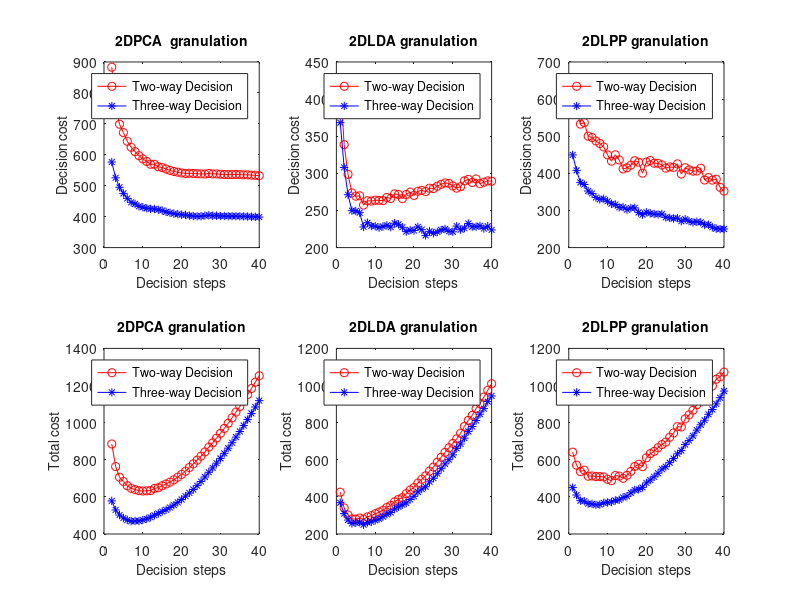

The MATLAB source for this figure:
load('thir_PIE_TWD_vs_2D_02.mat')
a=1:40;
cost_blind=cost_seting.C_10*this_loop_err_10+cost_seting.C_01*this_loop_err_01+cost_seting.C_B0*this_loop_err_B0+cost_seting.C_B1*this_loop_err_B1;
aaa=1:max_dim;
% test_cost=exp(0.04*aaa)/4-0.25;
% test_cost=exp(0.03*aaa)/5-0.2;
test_cost=0.001*aaa.^2;
% test_cost=0.01*aaa;
test_total_cost=450*test_cost;
% test_total_cost=300*test_cost;
%%
figure
subplot(2,3,4)
plot(a(2:max(a)),cost_blind(1,a(2:max(a)))+test_total_cost(a(2:max(a))),'-ro')
hold on
plot(a(2:max(a)),this_loop_cost(1+3,a(2:max(a)))+test_total_cost(a(2:max(a))),'-b*')
legend('Two-way Decision','Three-way Decision')
title('2DPCA granulation','FontSize',10)
ylabel('Total cost','FontSize',10)
xlabel('Decision  steps','FontSize',10) 
% axis([0,30,60,200])
%%
subplot(2,3,5)
plot(a,cost_blind(2,a)+test_total_cost(a),'-ro')
hold on
plot(a,this_loop_cost(2+3,a)+test_total_cost(a),'-b*')
legend('Two-way Decision','Three-way Decision')
title('2DLDA granulation','FontSize',10)
ylabel('Total cost','FontSize',10)
xlabel('Decision  steps','FontSize',10) 
% axis([0,30,60,200])
%%
subplot(2,3,6)
plot(a,cost_blind(3,a)+test_total_cost(a),'-ro')
hold on
plot(a,this_loop_cost(3+3,a)+test_total_cost(a),'-b*')
legend('Two-way Decision','Three-way Decision')
title('2DLPP granulation','FontSize',10)
ylabel('Total cost','FontSize',10)
xlabel('Decision  steps','FontSize',10) 
%%
subplot(2,3,1)
plot(a(2:max(a)),cost_blind(1,a(2:max(a))),'-ro')
hold on
plot(a(2:max(a)),this_loop_cost(1+3,a(2:max(a))),'-b*')
legend('Two-way Decision','Three-way Decision')
title('2DPCA  granulation','FontSize',10)
ylabel('Decision cost','FontSize',10)
xlabel('Decision  steps','FontSize',10) 
% axis([0,30,60,200])
%%
subplot(2,3,2)
plot(a,cost_blind(2,a),'-ro')
hold on
plot(a,this_loop_cost(2+3,a),'-b*')
legend('Two-way Decision','Three-way Decision')
title('2DLDA granulation','FontSize',10)
ylabel('Decision cost','FontSize',10)
xlabel('Decision  steps','FontSize',10) 
% axis([0,30,60,200])
%%
subplot(2,3,3)
plot(a,cost_blind(3,a),'-ro')
hold on
plot(a,this_loop_cost(3+3,a),'-b*')
legend('Two-way Decision','Three-way Decision')
title('2DLPP granulation','FontSize',10)
ylabel('Decision cost','FontSize',10)
xlabel('Decision  steps','FontSize',10) 
